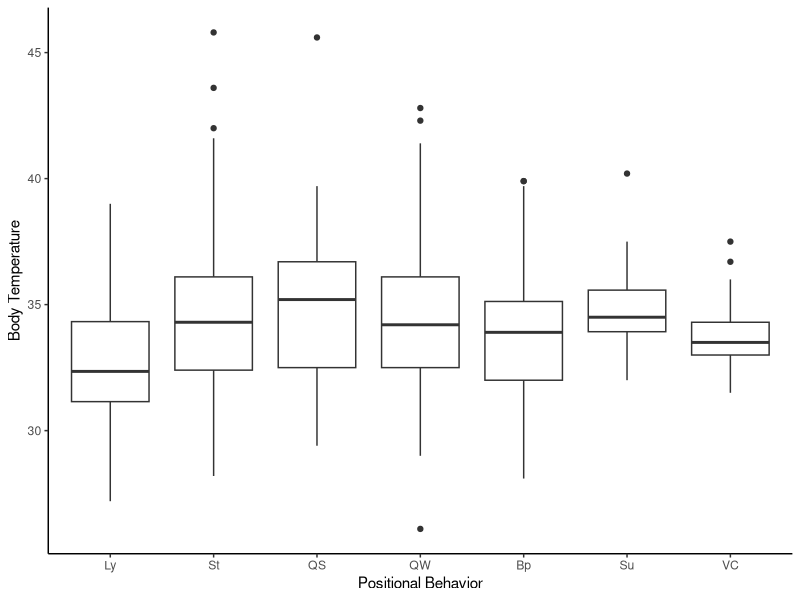
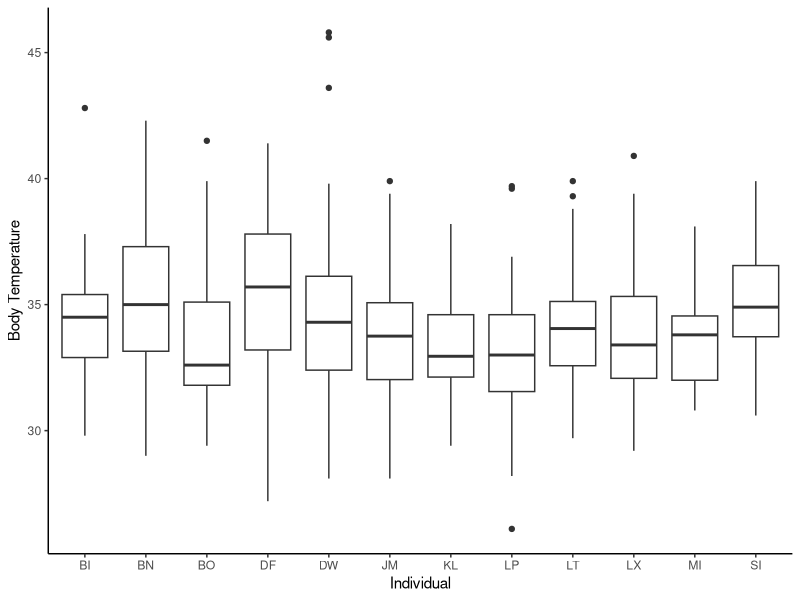
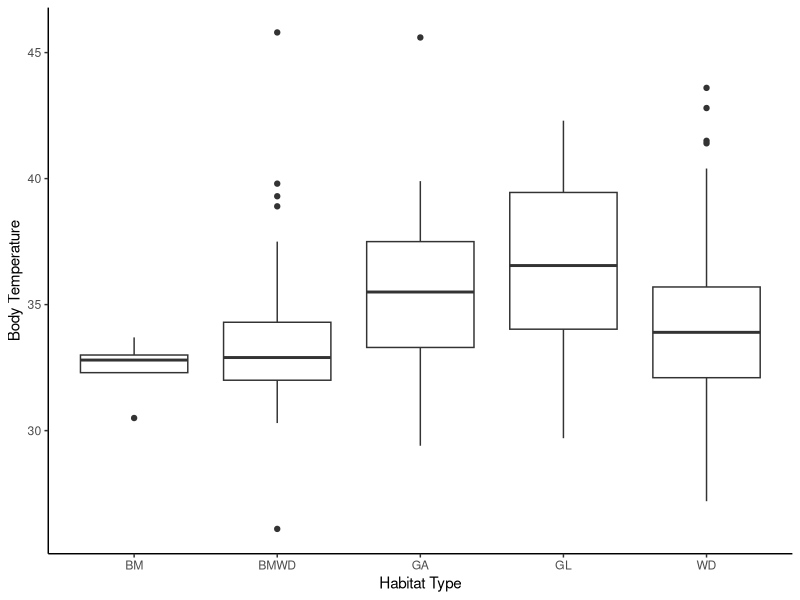
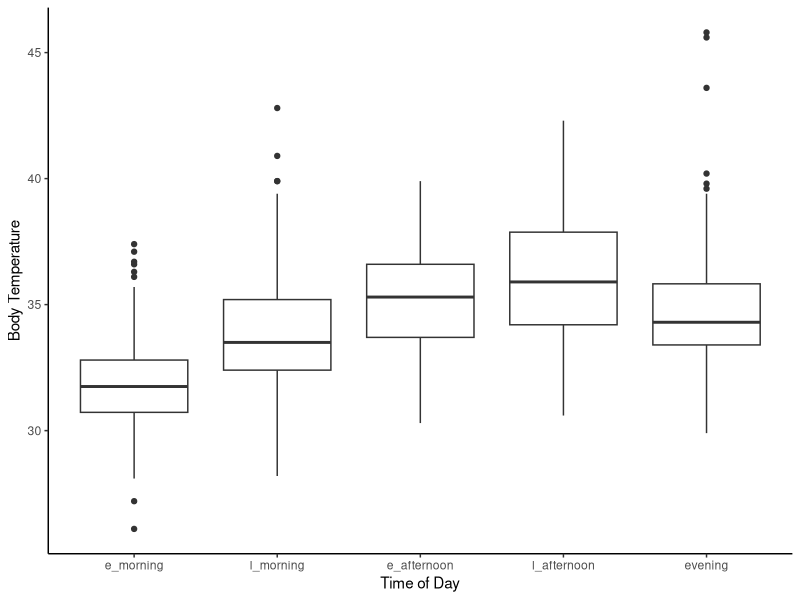
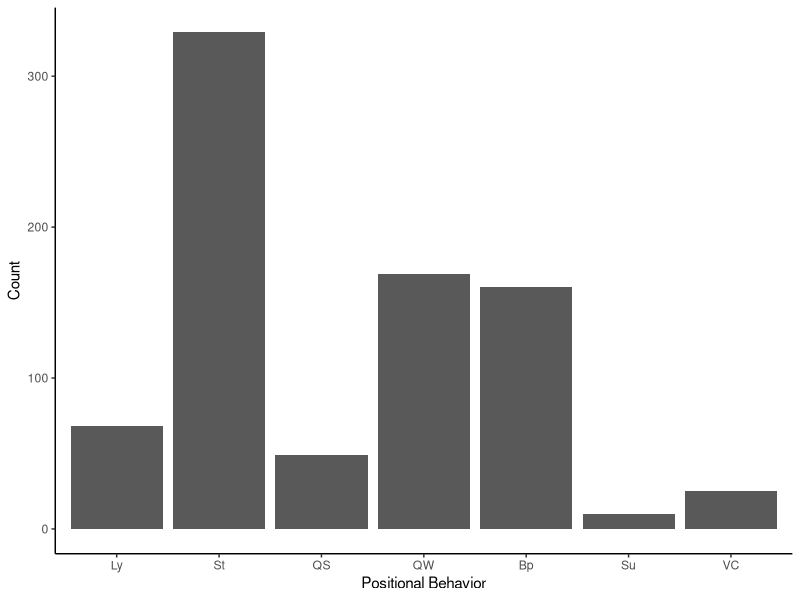
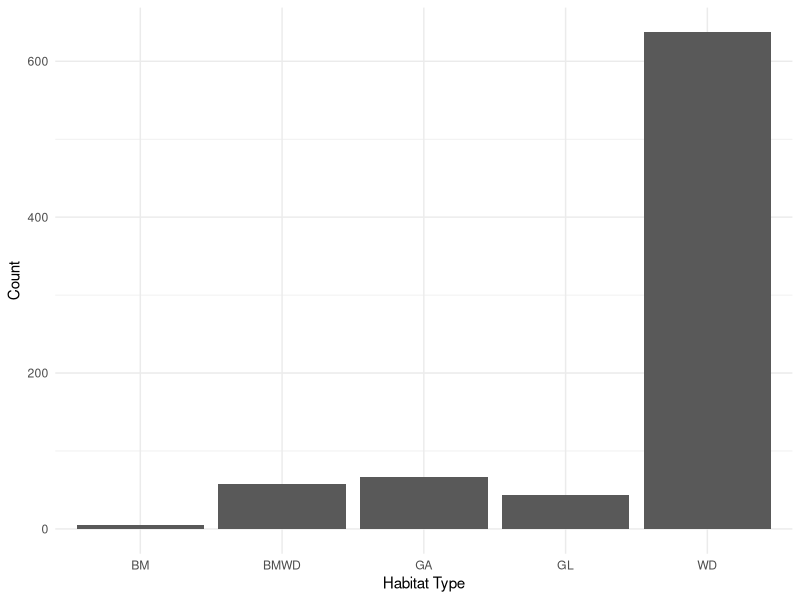
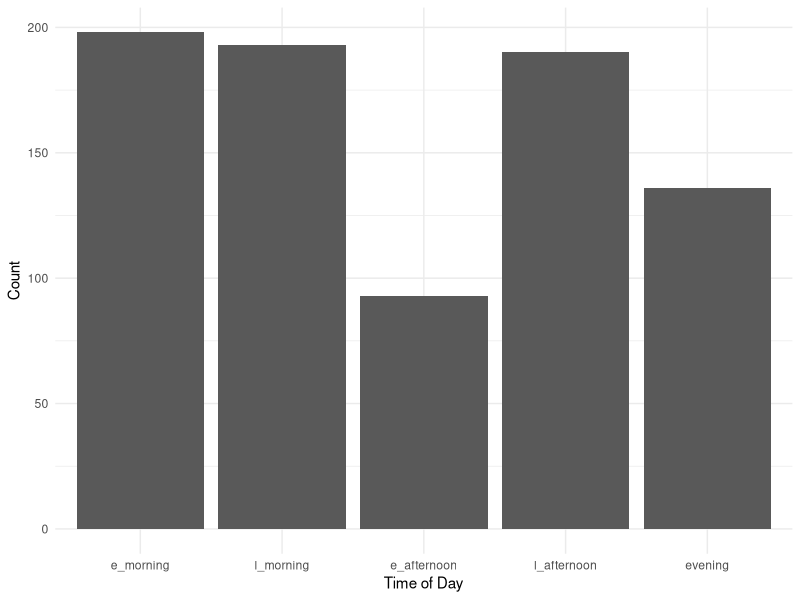
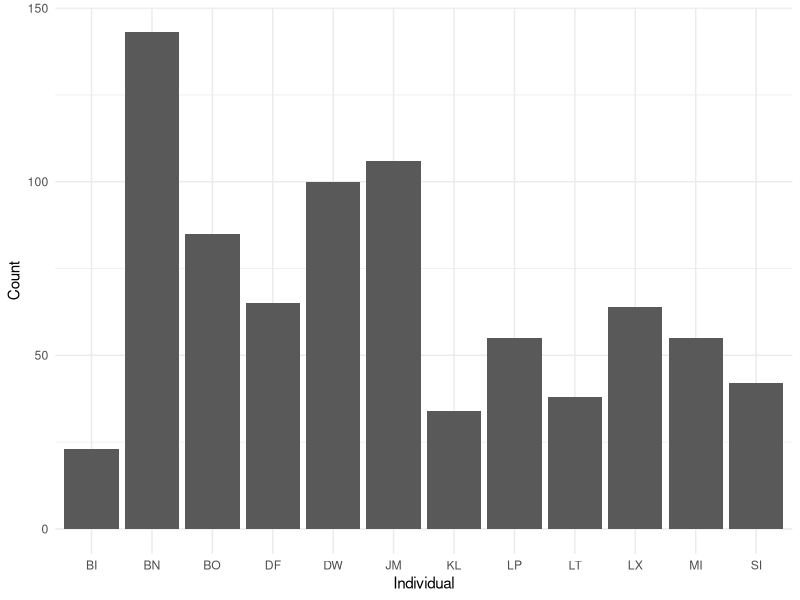

Here is the R script that generated these plots, in order:
# load libraries
library(tidyverse) 
library(readr) 
library(lubridate)
library(magrittr)
library(ggplot2)
library(car)
library(emmeans)
library(lme4)

##read in data
prelim_tidy <- read_csv("_data/_tidy/prelim_data_tidycols.csv")
View(prelim_tidy)

#Omit any missing values:
summary(is.na(prelim_tidy))

prelim_temp<-na.omit(prelim_tidy)
View(prelim_temp)

#Combine positional behaviors into smaller categories
# suspensory = Cb, Br & QM
#Vertical climb and cling together
prelim_temp$pos_beh[prelim_temp$pos_beh == "Cb"] <- "Su"
prelim_temp$pos_beh[prelim_temp$pos_beh == "Br"] <- "Su"
prelim_temp$pos_beh[prelim_temp$pos_beh == "QM"] <- "Su"
prelim_temp$pos_beh[prelim_temp$pos_beh == "Sq"] <- "St"
prelim_temp$pos_beh[prelim_temp$pos_beh == "Vci"] <- "VC"
prelim_temp$pos_beh[prelim_temp$pos_beh == "Abp"] <- "Bp"
prelim_temp$pos_beh[prelim_temp$pos_beh == "BpS"] <- "Bp"
prelim_temp$pos_beh[prelim_temp$pos_beh == "BpW"] <- "Bp"

############
##re-order levels
prelim_temp$time_od <- factor(prelim_temp$time_od, levels = c("e_morning", "l_morning", "e_afternoon", "l_afternoon", "evening"))
prelim_temp$pos_beh <- factor(prelim_temp$pos_beh, levels = c("Ly", "St", "QS", "QW", "Bp", "Su", "VC"))


##plotting
ggplot(prelim_temp, aes(pos_beh, therm_t)) +
  geom_boxplot() + labs(x="Positional Behavior", y="Body Temperature") +
  theme_classic()

ggplot(prelim_temp, aes(individual, therm_t)) +
  geom_boxplot() + labs(x="Individual", y="Body Temperature") +
  theme_classic()

ggplot(prelim_temp, aes(hab_type, therm_t)) +
  geom_boxplot() + labs(x="Habitat Type", y="Body Temperature") +
  theme_classic()

ggplot(prelim_temp, aes(time_od, therm_t)) +
  geom_boxplot() + labs(x="Time of Day", y="Body Temperature") +
  theme_classic()

##counts
ggplot(prelim_temp, aes(pos_beh))+
  geom_bar(stat="count") + labs(x="Positional Behavior", y="Count") +
  theme_classic()  ###maybe combine squat and sit

ggplot(prelim_temp, aes(hab_type))+
  geom_bar(stat="count") + labs(x="Habitat Type", y="Count")+
  theme_minimal()    ###can I combine bamboo with bamboo woodland?

ggplot(prelim_temp, aes(time_od))+
  geom_bar(stat="count") + labs(x="Time of Day", y="Count")+
  theme_minimal()

ggplot(prelim_temp, aes(individual))+
  geom_bar(stat="count") + labs(x="Individual", y="Count")+
  theme_minimal()

ggplot(prelim_temp, aes(sun))+
  geom_histogram()

###model plotting
m1 <- lmer(therm_t ~ pos_beh + time_od + sun + date + hab_type + 
       (1|individual), data = prelim_temp)
prelim_temp$pred <- predict(m1, type="response")
